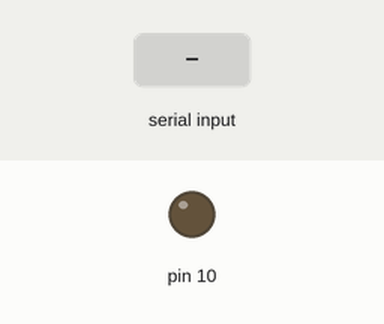
This sketch was run on a simulated Arduino Uno, built with avr-gcc and run on an emulated ATmega328P. Shown: output pins drawn as LEDs (lit = HIGH). Inputs (shaded band) come from the test bench. What the sketch prints to the serial monitor is not drawn.

Above: at 1.2 s.
1.3 s: "1\n" received over Serial
At 2.3 s:
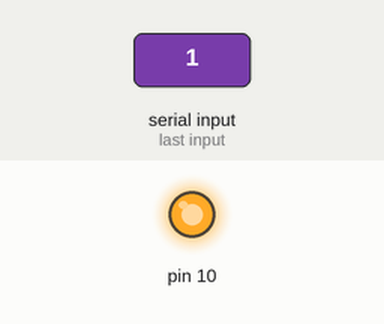
2.9 s: "0\n" received over Serial
At 3.5 s:
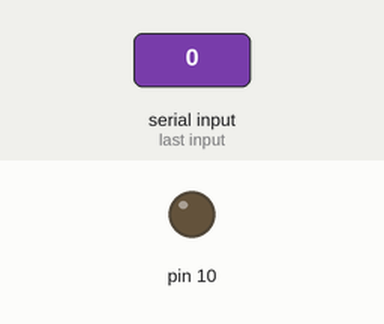
Timing chart, 0 to 5.9 s (numbered marks = the images above; inputs shaded):
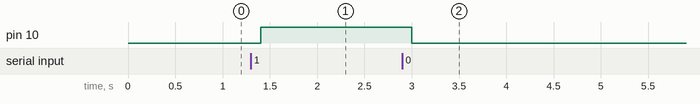

The sketch:

First_GUI_arduino.ino
```cpp
/*recebe tres char pela serial e acende os leds de acordo com a ordem de chegada.
 * Se chegar a ordem 110, os dois primeiros leds se acendem. Se chegar a ordem 101
 * apenas o primeiro e o terceiro led se acendem.
 */

char dado[3];
int LEDS[3]={10,11,12};
int b=0;
int i=0;

void setup() {
  Serial.begin(9600); // abre a porta serial, configura a taxa de transferência para 9600 bps
}

void loop() {

  if(Serial.available()>0){
    i=0;
    while(Serial.available()>0){    //Serial.available() mostra quantos bytes tem no
      dado[i]=Serial.read();        //buffer de recepção serial
      delay(50);
      Serial.print(dado[i]);
      i++;
      b=0;
    }
  }
  roda();
}

void acende(int num){
  pinMode(num, OUTPUT);
  digitalWrite(num, HIGH);
}

void apaga(int num){
  digitalWrite(num, LOW);
}

void exec1(int num){
  if(dado[num]=='1'){
    acende(LEDS[num]);
    delay(10);
  }else if(dado[num]=='0'){
    apaga(LEDS[num]);
    delay(10);
  }
}

void roda(){
  for(i=0; i<3 && b==0; i++){
    Serial.print("LED ");
    Serial.print(i+1);
    Serial.print(": ");
    Serial.print(dado[i]);
    Serial.print("\n");
    exec1(i);
    delay(10);
  }
  b=1;
}
```

Measured:
- after the input at 1.3 s, pin 10: LOW → HIGH after 0.10 s
- after the input at 2.9 s, pin 10: HIGH → LOW after 0.10 s
